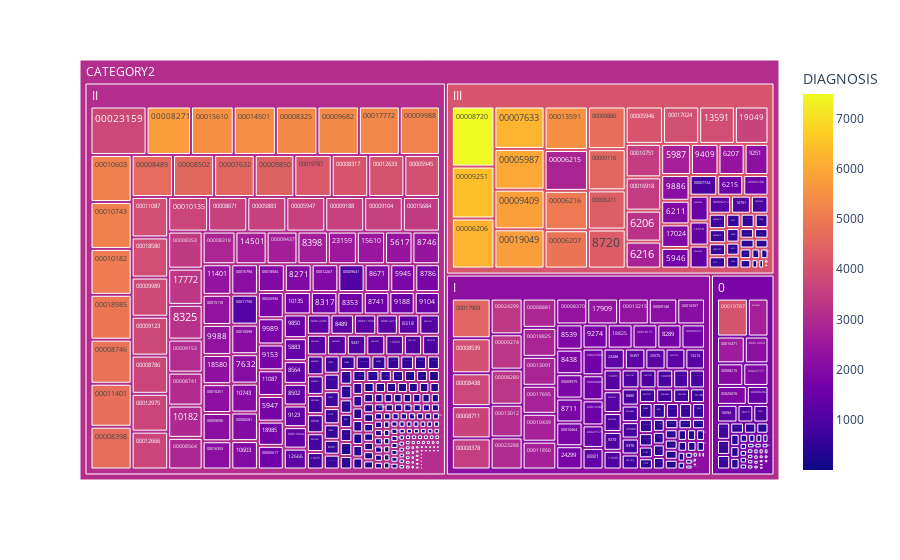

Notebook cell for this chart:
### Code cell


### Figure 1 — Plotly figure (JSON) as saved in the notebook; plotly's stock layout.template omitted (floating-point values rounded to 4 significant figures; data arrays with more than 128 entries replaced by an {"elided": "..."} marker saying what was removed)
{"data": [{"branchvalues": "total", "customdata": {"elided": "576x2 float values"}, "domain": {"x": [0, 1], "y": [0, 1]}, "hovertemplate": "labels=%{label}<br>DIAGNOSIS_sum=%{value}<br>parent=%{parent}<br>id=%{id}<br>DIAGNOSIS=%{color}<extra></extra>", "ids": {"elided": "576 str values"}, "labels": {"elided": "576 str values"}, "marker": {"coloraxis": "coloraxis", "colors": {"elided": "576 float values"}}, "name": "", "parents": {"elided": "576 str values"}, "type": "treemap", "values": {"elided": "576 int values"}}], "layout": {"coloraxis": {"colorbar": {"title": {"text": "DIAGNOSIS"}}, "colorscale": [[0, "#0d0887"], [0.1111, "#46039f"], [0.2222, "#7201a8"], [0.3333, "#9c179e"], [0.4444, "#bd3786"], [0.5556, "#d8576b"], [0.6667, "#ed7953"], [0.7778, "#fb9f3a"], [0.8889, "#fdca26"], [1, "#f0f921"]]}, "legend": {"tracegroupgap": 0}, "margin": {"t": 60}}}
